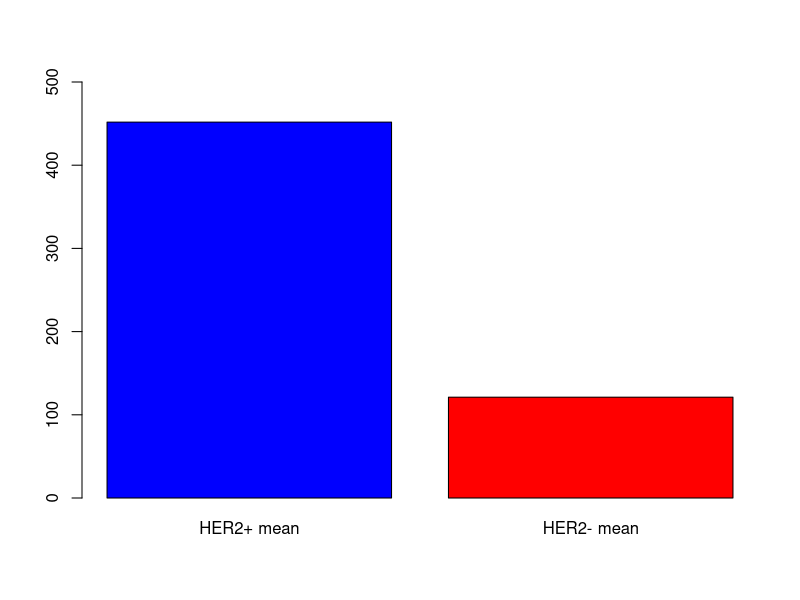
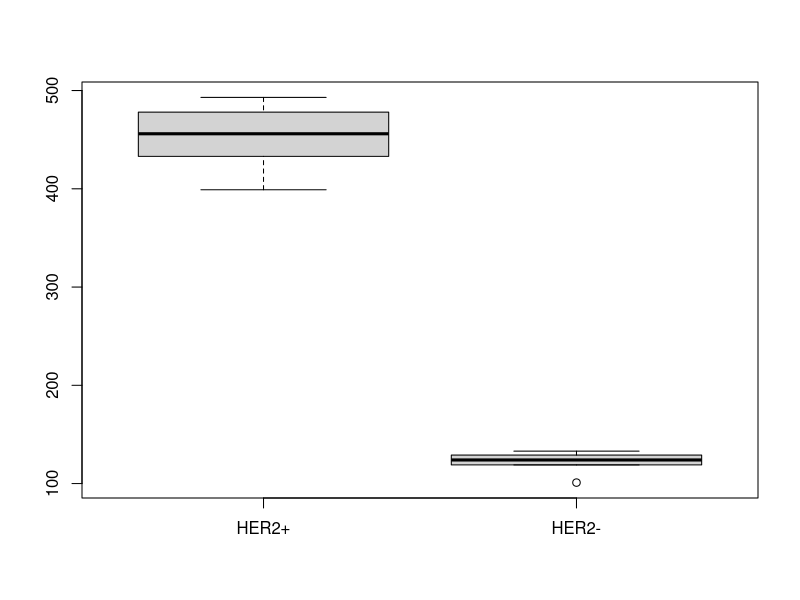
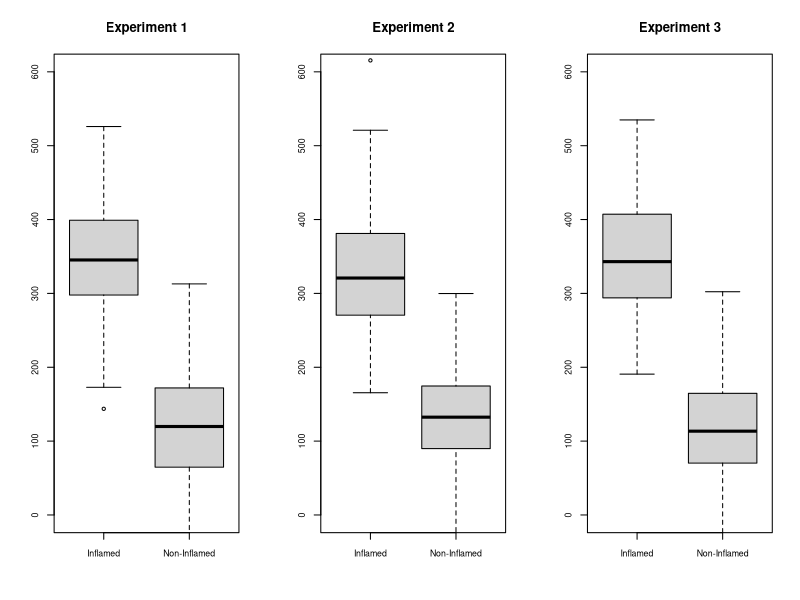
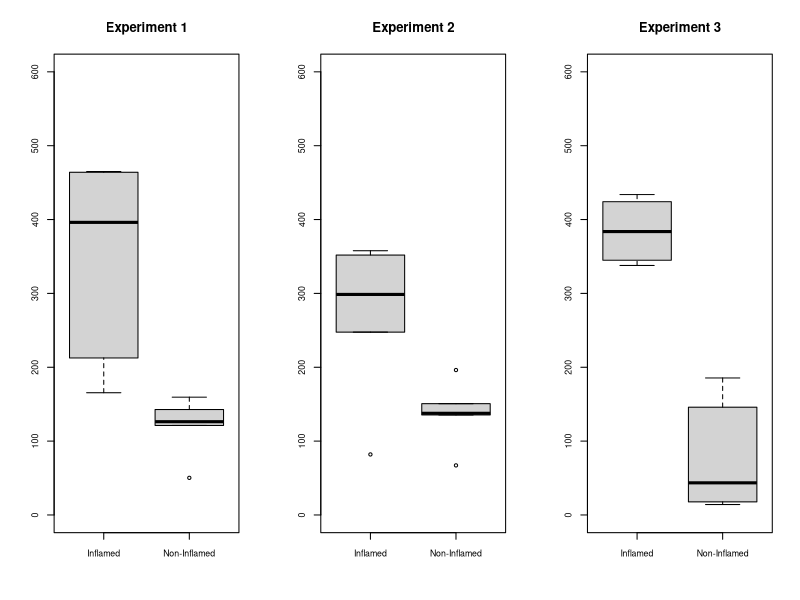
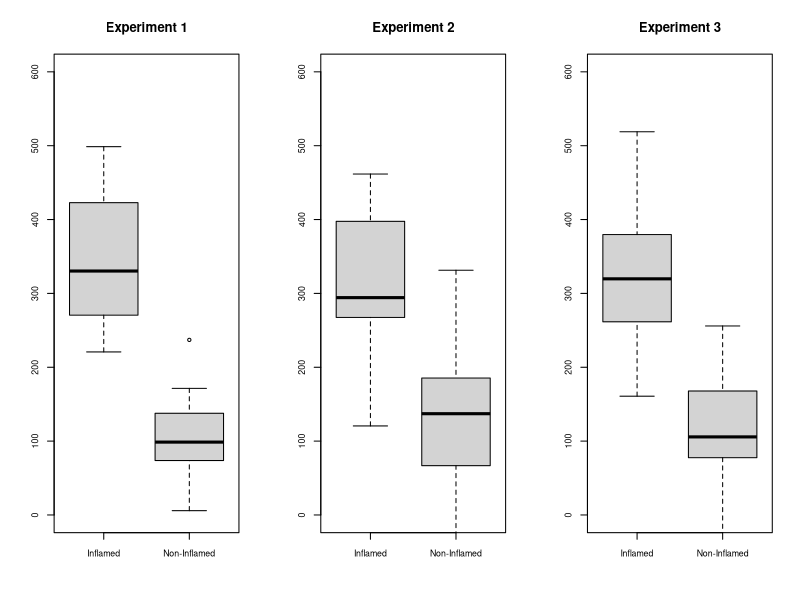

Reproduce these figures in R, in order.
## ---- chunk 1
knitr::opts_chunk$set(echo = TRUE)
## ---- chunk 2
her2_t <- c(456.0, 433.0, 399.0, 478.0, 493.0)
her2_f <- c(124.0, 133.0, 119.0, 129.0, 101.0)
## ---- chunk 3
her2_t_mean <- mean(her2_t)
her2_t_sd <- sd(her2_t)
her2_f_mean <- mean(her2_f)
her2_f_sd <- sd(her2_f)
## ---- chunk 4
barplot(c(her2_t_mean, her2_f_mean),
        names.arg=c("HER2+ mean", "HER2- mean"),
        col=c("blue", "red"), ylim=c(0,500))
## ---- chunk 5
boxplot(her2_t, her2_f, names=c("HER2+", "HER2-"))
## ---- chunk 6
inf_mean <- 340.0
inf_sd <- 85.0
non_mean <- 120.0
non_sd <- 75.0

set.seed(123)
inf_1 <- rnorm(100, mean=inf_mean, sd=inf_sd)
inf_2 <- rnorm(100, mean=inf_mean, sd=inf_sd)
inf_3 <- rnorm(100, mean=inf_mean, sd=inf_sd)

non_1 <- rnorm(100, mean=non_mean, sd=non_sd)
non_2 <- rnorm(100, mean=non_mean, sd=non_sd)
non_3 <- rnorm(100, mean=non_mean, sd=non_sd)
## ---- chunk 7
inf_1_mean <- mean(inf_1)
inf_1_sd <- sd(inf_1)
non_1_mean <- mean(non_1)
non_1_sd <- sd(non_1)
## ---- chunk 8
inf_2_mean <- mean(inf_2)
inf_2_sd <- sd(inf_2)
non_2_mean <- mean(non_2)
non_2_sd <- sd(non_2)
## ---- chunk 9
inf_3_mean <- mean(inf_3)
inf_3_sd <- sd(inf_3)
non_3_mean <- mean(non_3)
non_3_sd <- sd(non_3)
## ---- chunk 10
par(mfrow=c(1,3), cex.axis=0.8)
boxplot(inf_1, non_1, ylim=c(0,600),
        main="Experiment 1",
        names=c("Inflamed", "Non-Inflamed"))
boxplot(inf_2, non_2, ylim=c(0,600),
        main="Experiment 2",
        names=c("Inflamed", "Non-Inflamed"))
boxplot(inf_3, non_3, ylim=c(0,600),
        main="Experiment 3",
        names=c("Inflamed", "Non-Inflamed"))
## ---- chunk 11
t.test(inf_1, non_1)
t.test(inf_2, non_2)
t.test(inf_3, non_3)
## ---- chunk 12
inf_mean <- 340.0
inf_sd <- 85.0
non_mean <- 120.0
non_sd <- 75.0

set.seed(234)
inf5_1 <- rnorm(5, mean=inf_mean, sd=inf_sd)
inf5_2 <- rnorm(5, mean=inf_mean, sd=inf_sd)
inf5_3 <- rnorm(5, mean=inf_mean, sd=inf_sd)

non5_1 <- rnorm(5, mean=non_mean, sd=non_sd)
non5_2 <- rnorm(5, mean=non_mean, sd=non_sd)
non5_3 <- rnorm(5, mean=non_mean, sd=non_sd)
## ---- chunk 13
inf5_1_mean <- mean(inf5_1)
inf5_1_sd <- sd(inf5_1)
non5_1_mean <- mean(non5_1)
non5_1_sd <- sd(non5_1)
## ---- chunk 14
inf5_2_mean <- mean(inf5_2)
inf5_2_sd <- sd(inf5_2)
non5_2_mean <- mean(non5_2)
non5_2_sd <- sd(non5_2)
## ---- chunk 15
inf5_3_mean <- mean(inf5_3)
inf5_3_sd <- sd(inf5_3)
non5_3_mean <- mean(non5_3)
non5_3_sd <- sd(non5_3)
## ---- chunk 16
par(mfrow=c(1,3), cex.axis=0.8)
boxplot(inf5_1, non5_1, ylim=c(0,600),
        main="Experiment 1",
        names=c("Inflamed", "Non-Inflamed"))
boxplot(inf5_2, non5_2, ylim=c(0,600),
        main="Experiment 2",
        names=c("Inflamed", "Non-Inflamed"))
boxplot(inf5_3, non5_3, ylim=c(0,600),
        main="Experiment 3",
        names=c("Inflamed", "Non-Inflamed"))
## ---- chunk 17
t.test(inf5_1, non5_1)
t.test(inf5_2, non5_2)
t.test(inf5_3, non5_3)
## ---- chunk 18
inf_mean <- 340.0
inf_sd <- 85.0
non_mean <- 120.0
non_sd <- 75.0

set.seed(345)
inf20_1 <- rnorm(20, mean=inf_mean, sd=inf_sd)
inf20_2 <- rnorm(20, mean=inf_mean, sd=inf_sd)
inf20_3 <- rnorm(20, mean=inf_mean, sd=inf_sd)

non20_1 <- rnorm(20, mean=non_mean, sd=non_sd)
non20_2 <- rnorm(20, mean=non_mean, sd=non_sd)
non20_3 <- rnorm(20, mean=non_mean, sd=non_sd)
## ---- chunk 19
inf20_1_mean <- mean(inf20_1)
inf20_1_sd <- sd(inf20_1)
non20_1_mean <- mean(non20_1)
non20_1_sd <- sd(non20_1)
## ---- chunk 20
inf20_2_mean <- mean(inf20_2)
inf20_2_sd <- sd(inf20_2)
non20_2_mean <- mean(non20_2)
non20_2_sd <- sd(non20_2)
## ---- chunk 21
inf20_3_mean <- mean(inf20_3)
inf20_3_sd <- sd(inf20_3)
non20_3_mean <- mean(non20_3)
non20_3_sd <- sd(non20_3)
## ---- chunk 22
par(mfrow=c(1,3), cex.axis=0.8)
boxplot(inf20_1, non20_1, ylim=c(0,600),
        main="Experiment 1",
        names=c("Inflamed", "Non-Inflamed"))
boxplot(inf20_2, non20_2, ylim=c(0,600),
        main="Experiment 2",
        names=c("Inflamed", "Non-Inflamed"))
boxplot(inf20_3, non20_3, ylim=c(0,600),
        main="Experiment 3",
        names=c("Inflamed", "Non-Inflamed"))
## ---- chunk 23
t.test(inf20_1, non20_1)
t.test(inf20_2, non20_2)
t.test(inf20_3, non20_3)
## ---- chunk 24
-log(0.0001)
## ---- chunk 25
((20e6 * 9.21034) / 150) / 1e6
## ---- chunk 26
((30e6 * 9.21034) / 150) / 1e6
